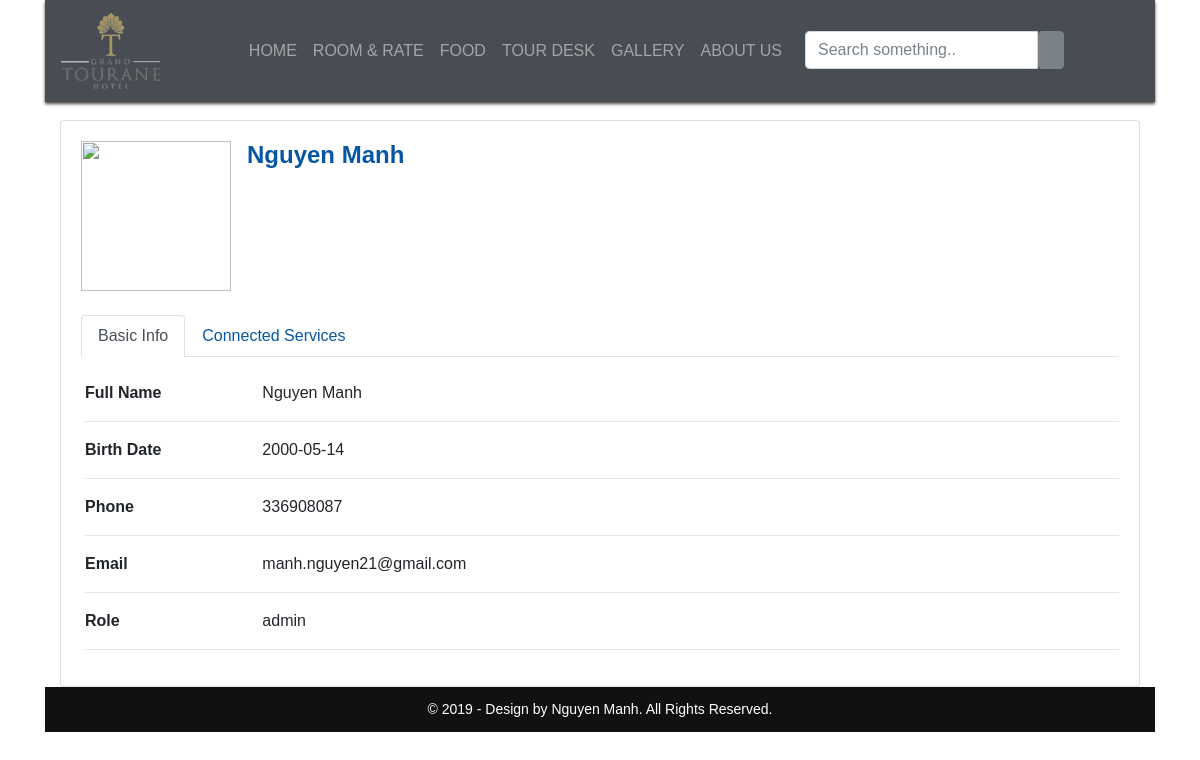
/PHP/view/profile.php (signed in), run on the app's committed database.
### tables this page shows
create table user(
	id int auto_increment primary key,
    fullName varchar(255),
    password varchar(255),
    email varchar(255),
    phone int,
    birthday date,
    roll varchar(255) default "user"
);

### PHP/view/connect.php (called while the page is built, shortened)
<?php
include '../model/Gallery.php';
	if(isset($_SESSION["log-in"])){
		$profile_sql  = "SELECT * FROM User WHERE id = ".$_SESSION["id"];
		$profile = $db->query($profile_sql)->fetch_all(MYSQLI_ASSOC);
	}
	?>

### PHP/view/profile.php (the view, shortened to what this page needs)
<!DOCTYPE html>
<html>
<head>
	<link rel="stylesheet" href="https://stackpath.bootstrapcdn.com/bootstrap/4.4.1/css/bootstrap.min.css">
	<link rel="stylesheet" type="text/css" href="../../CSS/style.css">
	<link rel="stylesheet" href="http://code.ionicframework.com/ionicons/2.0.1/css/ionicons.min.css">
	<link rel="stylesheet" href="https://cdnjs.cloudflare.com/ajax/libs/font-awesome/4.7.0/css/font-awesome.min.css">
</head>
<body>
	<?php
	include "connect.php";
	?>
	<div class="container"><nav class="navbar navbar-fixed-top navbar navbar-expand-lg navbar-dark bg-dark " style="position: fixed; z-index: 999; width: 1110px; ">
		<div class="collapse navbar-collapse" id="navbar">
			<a class="navbar-brand" href="#"><img src="../../img/logo2.png"></a>
			<ul class="navbar-nav ml-auto">
				<li class="nav-item">
					<a class="nav-link" href="index.php">HOME</a>
				</li>
				<li class="nav-item">
					<a class="nav-link" href="room-rate.php">ROOM & RATE</a>
				</li>
				<li class="nav-item">
					<a class="nav-link" href="food.php">FOOD</a>
				</li>
				<li class="nav-item">
					<a class="nav-link" href="book-tour.php">TOUR DESK</a>
				</li>
				<li class="nav-item">
					<a class="nav-link" href="gallery.php">GALLERY</a>
				</li>
				<li class="nav-item">
					<a class="nav-link" href="info.php">ABOUT US</a>
				</li>
				<li class="nav-item">
					<div class="col-xs-12 col-sm-12 col-md-7 col-lg-5">
						<div class="textbox">
							<form class="form-inline">
								<div class="form-group">
									<div class="input-group">
										<input type="text" class="form-control" placeholder="Search something..">
										<button class="btn btn-secondary" type="button">
										</button>
									</div>
								</div>
							</form>
						</div>
					</div>
				</li>
				<li class="nav-item" style="display: flex">
					<?php if(isset($_SESSION["log-in"])){ ?>
                       <a class="nav-link nav-item active" name="profile" href="profile.php"><i class="ion-person"></i></a>
                       <a class="nav-link" name="cart" href="cart.php"><i class="ion-ios-cart"></i></a>
                       <form method="post">
                           <button style="background: none;border: none;" type="submit" name="log-out"><a class="nav-link"  id="log-out" ><i class="ion-log-out"></i></a></button>
                       <?php } else{?>
                           <button style="background: none;border: none;" type="submit" id="log-in" data-toggle="modal" data-target="#login"><a class="nav-link"><i class="ion-log-in"></i></a></button>
                       <?php } ?>
                   </form>
             </li>
         </ul>
     </div>
 </nav>
 <br><br><br><br><br>
 <div class="container">
    <div class="row">
        <div class="col-12">
            <div class="card">
                <div class="card-body">
                    <div class="card-title mb-4">
                        <div class="d-flex justify-content-start">
                            <div class="image-container">
                                <img src="https://elysator.com/wp-content/uploads/blank-profile-picture-973460_1280-e1523978675847.png" id="imgProfile" style="width: 150px; height: 150px"/>
                            </div>
                            <div class="userData ml-3">
                                <h2 class="d-block" style="font-size: 1.5rem; font-weight: bold"><a href="javascript:void(0);"><?php echo $profile[0]['fullName']; ?></a></h2>
                            </div>
                        </div>
                    </div>
                    <div class="row">
                        <div class="col-12">
                            <ul class="nav nav-tabs mb-4" id="myTab" role="tablist">
                                <li class="nav-item">
                                    <a class="nav-link active" id="basicInfo-tab" data-toggle="tab" href="#basicInfo" role="tab" aria-controls="basicInfo" aria-selected="true">Basic Info</a>
                                </li>
                                <li class="nav-item">
                                    <a class="nav-link" id="connectedServices-tab" data-toggle="tab" href="#connectedServices" role="tab" aria-controls="connectedServices" aria-selected="false">Connected Services</a>
                                </li>
                            </ul>
                            <div class="tab-content ml-1" id="myTabContent">
                                <div class="tab-pane fade show active" id="basicInfo" role="tabpanel">
                                    <div class="row">
                                        <div class="col-sm-3 col-md-2 col-5">
                                            <label style="font-weight:bold;">Full Name</label>
                                        </div>
                                        <div class="col-md-8 col-6">
                                            <?php echo $profile[0]['fullName']; ?>
                                        </div>
                                    </div>
                                    <hr />
                                    <div class="row">
                                        <div class="col-sm-3 col-md-2 col-5">
                                            <label style="font-weight:bold;">Birth Date</label>
                                        </div>
                                        <div class="col-md-8 col-6">
                                            <?php echo $profile[0]['birthday']; ?>
                                        </div>
                                    </div>
                                    <hr />
                                    <div class="row">
                                        <div class="col-sm-3 col-md-2 col-5">
                                            <label style="font-weight:bold;">Phone</label>
                                        </div>
                                        <div class="col-md-8 col-6">
                                            <?php echo $profile[0]['phone']; ?>
                                        </div>
                                    </div>
                                    <hr />
                                    <div class="row">
                                        <div class="col-sm-3 col-md-2 col-5">
                                            <label style="font-weight:bold;">Email</label>
                                        </div>
                                        <div class="col-md-8 col-6">
                                            <?php echo $profile[0]['email']; ?>
                                        </div>
                                    </div>
                                    <hr />
                                    <div class="row">
                                        <div class="col-sm-3 col-md-2 col-5">
                                            <label style="font-weight:bold;">Role</label>
                                        </div>
                                        <div class="col-md-8 col-6">
                                            <?php echo $profile[0]['roll']; ?>
                                        </div>
                                    </div>
                                    <hr />
                                </div>
                            </div>
                        </div>
                    </div>
                </div>
            </div>
        </div>
    </div>
</div>
<?php include 'footer.php'; ?>
</div>
</body>
</html>

### CSS/style.css (style rules this page uses)
.navbar { margin-top: 0px; box-shadow: 0px 2px 3px #353333; background: #080303; opacity: 0.9; }
.navbar-fixed-top { top: 0px; border-width: 0 0 1px; }
a, .text-link { color: #0657a3; text-decoration: none; background: transparent; }
html, body { font-size: 100%; font-family: 'Montserrat', sans-serif; background-color: white; background-size:cover; background-attachment:fixed; -webkit-background-size:cover; -moz-background-size:cover; -o-background-size:cover; -ms-background-size:cover; }
h1,h2,h3,h4,h5,h6,input,p,a,select,button,textarea { font-family: 'Montserrat', sans-serif; margin:0; }
ul,label { margin:0; padding:0; }
body a:hover,body a { text-decoration:none; }

### data on the page
user: fullName "Nguyen Manh", birthday "2000-05-14", phone "336908087", email "manh.nguyen21@gmail.com", roll "admin"
